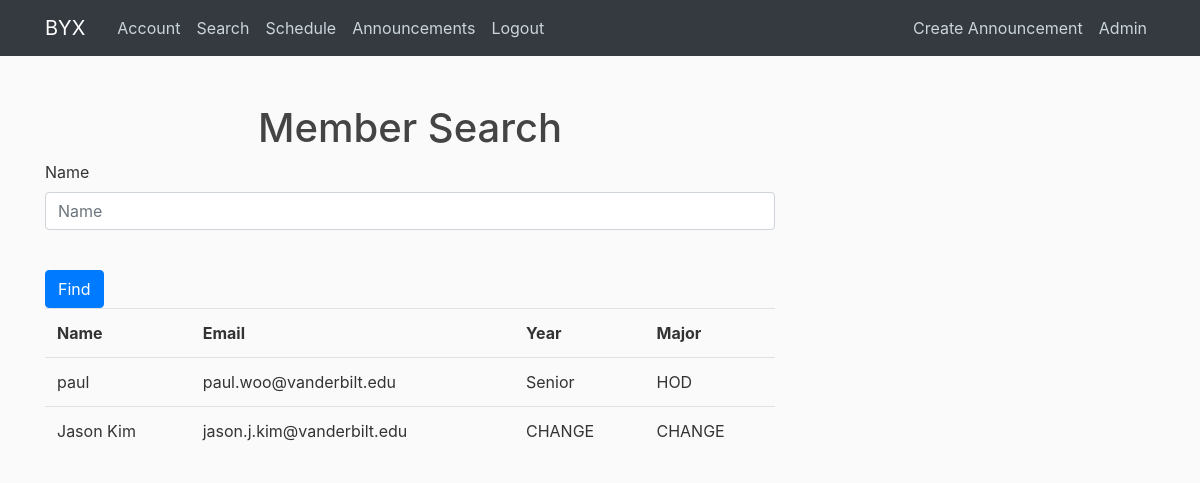
/search (signed in), run on the app's committed database.
### Group5/models.py (models this page shows, shortened)
class User(db.Model, UserMixin):
    id = db.Column(db.Integer, primary_key=True)
    username = db.Column(db.String(20), unique=True, nullable=False)
    email = db.Column(db.String(120), unique=True, nullable=False)
    image_file = db.Column(db.String(20), nullable=False, default='default.jpg')
    password = db.Column(db.String(60), nullable=False)
    posts = db.relationship('Post', backref='author', lazy=True)
    major = db.Column(db.String(60), default="CHANGE")
    year = db.Column(db.String(60), default="CHANGE")
    is_admin = db.Column(db.Boolean, default=False)

### Group5/routes.py (the view)
@app.route("/search", methods=['GET', 'POST'])
@login_required
def search():
    form = SearchForm()
    user = User.query.filter_by(username=form.name.data).first()
    if user:
        return render_template("search_result.html", user=user)
    else:
        return render_template("search.html", user=User.query.all())

### Group5/forms.py
class SearchForm(FlaskForm):
    name = StringField('Title', validators=[DataRequired()])

### Group5/models.py (called while the page is built)
@login_manager.user_loader
def load_user(user_id):
    return User.query.get(int(user_id))

### Group5/templates/search.html (shortened to what this page needs)
{% extends "layout.html" %} {% block title %}Search{% endblock %} {% block content
    %}
    <br>
    <h1 align="center">Member Search</h1>
    <form method="POST" href="/search_result.html">
      <div class="form-group">
        <label for="Name">Name</label>
        <input
          type="name"
          class="form-control"
          id="name"
          name="name"
          placeholder="Name"
        />
      </div>
      <br />
      <button id="submit" type="submit" class="btn btn-primary">Find</button>
      <table class="table">
			<tr>
				<th>Name</th>
				<th>Email</th>
				<th>Year</th>
				<th>Major</th>
			</tr>
			{% for row in user %}
			<tr>
				<td>{{ row.username }}</td>
				<td>{{ row.email }}</td>
                <td>{{row.year}}</td>
                <td>{{row.major}}</td>
			</tr>
			{% endfor %}
		</table>
    {% endblock %}

### Group5/static/main.css (style rules this page uses)
body { background: #fafafa; color: #333333; margin-top: 5rem; }
h1, h2, h3, h4, h5, h6 { color: #444444; }

### data on the page
User: username "paul", email "paul.woo@vanderbilt.edu", year "Senior", major "HOD"
User: username "Jason Kim", email "jason.j.kim@vanderbilt.edu", year "CHANGE", major "CHANGE"
